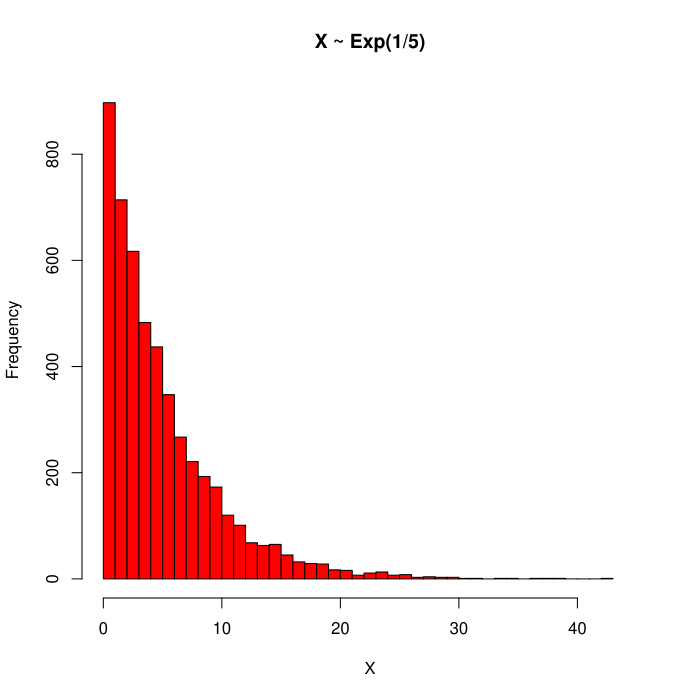

Here is the R script that generated this plot:
x=runif(5000); 
x<-log(1-x)*(-5);
print('Maximum:');
print(max(x));
print('Minimum:');
print(min(x));
print('Mean calculated:');
print(mean(x));
hist(x,main="X ~ Exp(1/5)", xlab="X",ylab="Frequency",xlim=c(0,45),ylim=c(0,900),breaks=50,col="red");
